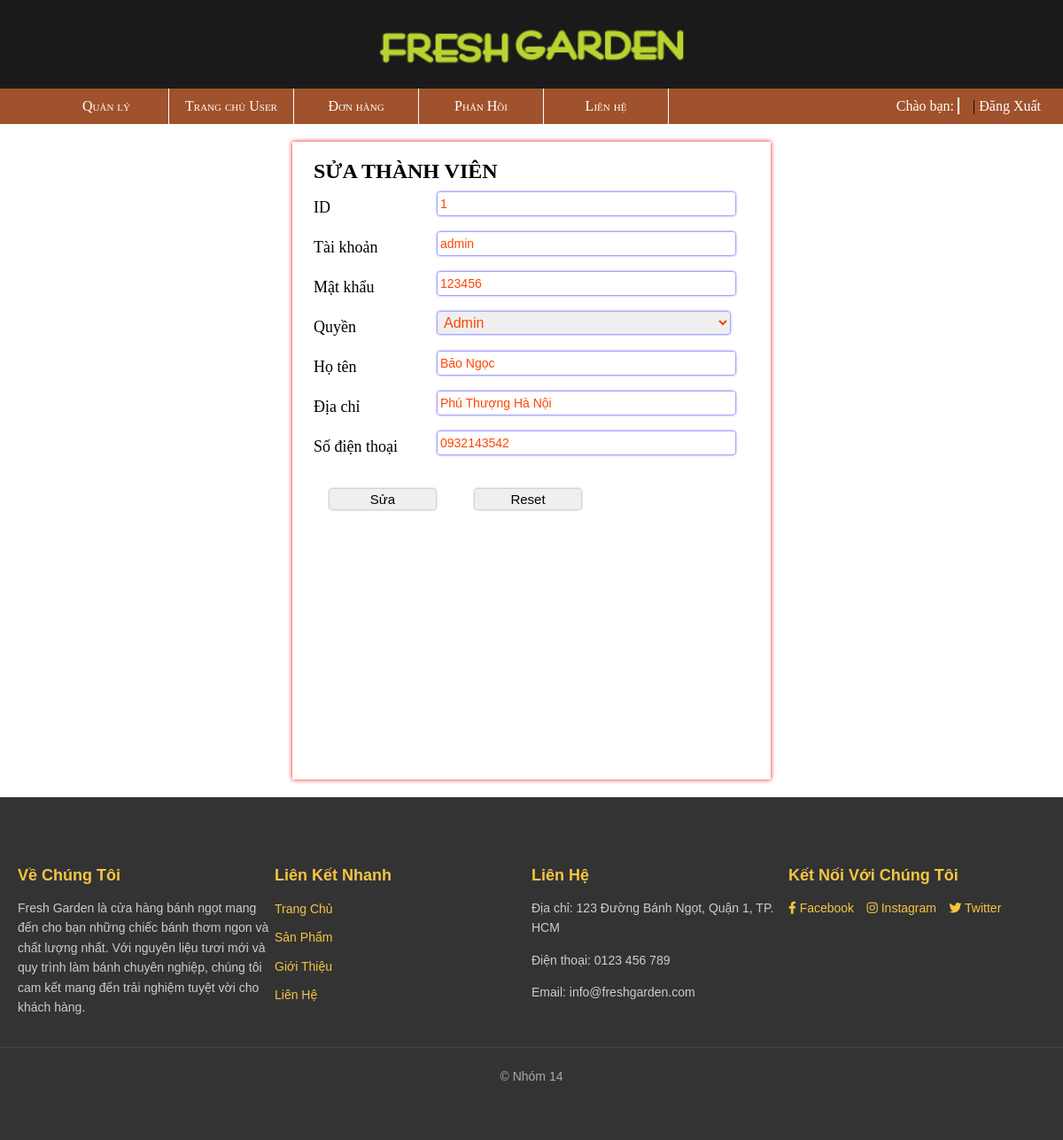
The page /Admin/QLThanhVien/SuaTV.php?user_id=1 on the database its author committed.
### tables this page shows
CREATE TABLE `users` (
  `user_id` int(11) NOT NULL,
  `username` varchar(50) NOT NULL,
  `password` varchar(255) NOT NULL,
  `role_id` int(11) NOT NULL,
  `Hoten` varchar(255) NOT NULL,
  `Diachi` text NOT NULL,
  `Dienthoai` varchar(20) NOT NULL
);

### Admin/QLThanhVien/SuaTV.php (the view, shortened to what this page needs)
<?php
include "../../ketnoi.php";
?>
<!DOCTYPE html>
<html lang="en">
<head>
    <link rel="stylesheet" href="../QLbanh/style1.css">
    <link rel="stylesheet" href="../../Header/header.css">
    <link rel="stylesheet" href="../menuAD/menuCon.css">
    <link rel="stylesheet" href="../../Footer/footer.css">
</head>
<body>
    <?php
    $id = isset($_GET['user_id']) ? $_GET['user_id'] : 0;
    $db = "SELECT * FROM users where user_id = '" . $id . "'";
    $query = mysqli_query($conn, $db);
    if (mysqli_num_rows($query) == 0) {
        echo "Chưa có thành viên cần sửa";
        exit;
    }else {
        $result = mysqli_fetch_array($query);
    }if (!$query) {
        die("Lỗi truy vấn: " . mysqli_error($conn));
    }
    ?>
    <div class="container">
        <?php
        include "../../Header/header.php";
        include "../menuAD/menuNgang.php";
        ?>
        <div class="khung1">
            <div class="form-group" style="margin-bottom: 40px">
                <h2>SỬA THÀNH VIÊN</h2>
                <form action="xuly_SuaTV.php?user_id=<?php echo $result['user_id']  ?>" method="post" onsubmit="return kiemtratv()">
                    <div class="form-group">
                        <label class="label">ID</label>
                        <input type="text" id="txtid" name="txtid" class="form-control" value="<?php echo $result['user_id'] ?>" readonly>
                    </div>
                    <div class="form-group">
                        <label class="label">Tài khoản</label>
                        <input type="text" id="txtuser" name="txtuser" value="<?php echo $result['username'] ?>" class="form-control">
                    </div>
                    <div class="form-group">
                        <label class="label">Mật khẩu</label>
                        <input type="text" id="txtpass" name="txtpass" value="<?php echo $result['password'] ?>" class="form-control">
                    </div>
                    <div class="form-group">
                        <label class="label">Quyền</label>
                        <?php
                        $db = "SELECT * FROM roles";
                        $query = mysqli_query($conn, $db);
                        if (mysqli_num_rows($query) > 0) {
                        ?>
                            <select name="selrole" id="selrole" style="font-size: 16px" class="form-control">
                                <?php
                                while ($row = mysqli_fetch_array($query)) {
                                    $selected = ($row['role_id'] == $result['role_id']) ? 'selected' : '';
                                    ?>
                                    <option value="<?php echo $row['role_id']; ?>"<?php echo $selected; ?>>
                                        <?php echo $row['role_name']; ?>
                                    </option>
                                <?php }
                                ?>
                            </select>
                        <?php }
                        ?>
                    </div>
                    <div class="form-group">
                        <label class="label">Họ tên</label>
                        <input type="text" id="txthoten" name="txthoten" value="<?php echo $result['Hoten'] ?>" class="form-control">
                    </div>
                    <div class="form-group">
                        <label class="label">Địa chỉ</label>
                        <input type="text" id="txtdiachi" name="txtdiachi" value="<?php echo $result['Diachi'] ?>" class="form-control">
                    </div>
                    <div class="form-group">
                        <label class="label">Số điện thoại</label>
                        <input type="text" id="txtdt" name="txtdt" value="<?php echo $result['Dienthoai'] ?>" class="form-control">
                    </div>
                    <div class="form_group">
                        <button type="submit" class="button">Sửa</button>
                        <button type="reset" class="button">Reset</button>
                    </div>
                </form>
            </div>
        </div>
    </div>
    <?php
        include "../../Footer/footer.php";
        ?>
</body>
</html>

### Admin/QLbanh/style1.css (style rules this page uses)
.form-group { width: 100%; margin: 5px 2px; clear: both; }
.label { width: 140px; line-height: 35px; float: left; font-size: 18px; }
.form-control { width: 330px; margin: 3px 0px; padding: 3px; line-height: 20px; border: none; border-radius: 3px; box-shadow: 0 0 3px blue; color: orangered; display: block; outline: none; font-size: 14px; }
h2 { text-align: left; margin: 2px; }
.button { width: 120px; margin: 20px 20px; border: none; border-radius: 3px; box-shadow: 0 0 3px gray; font-size: 15px; padding: 3px; }

### Header/header.css (style rules this page uses)
html, body { width: 100%; height: 100%; margin: 0; padding: 0; box-sizing: border-box; }

### rows shown on the page
users: txtid "1", txtuser "admin", txtpass "123456", txthoten "Bảo Ngọc", txtdiachi "Phú Thượng Hà Nội", txtdt "0932143542"

### other values the page prints
form field selrole "Admin"
